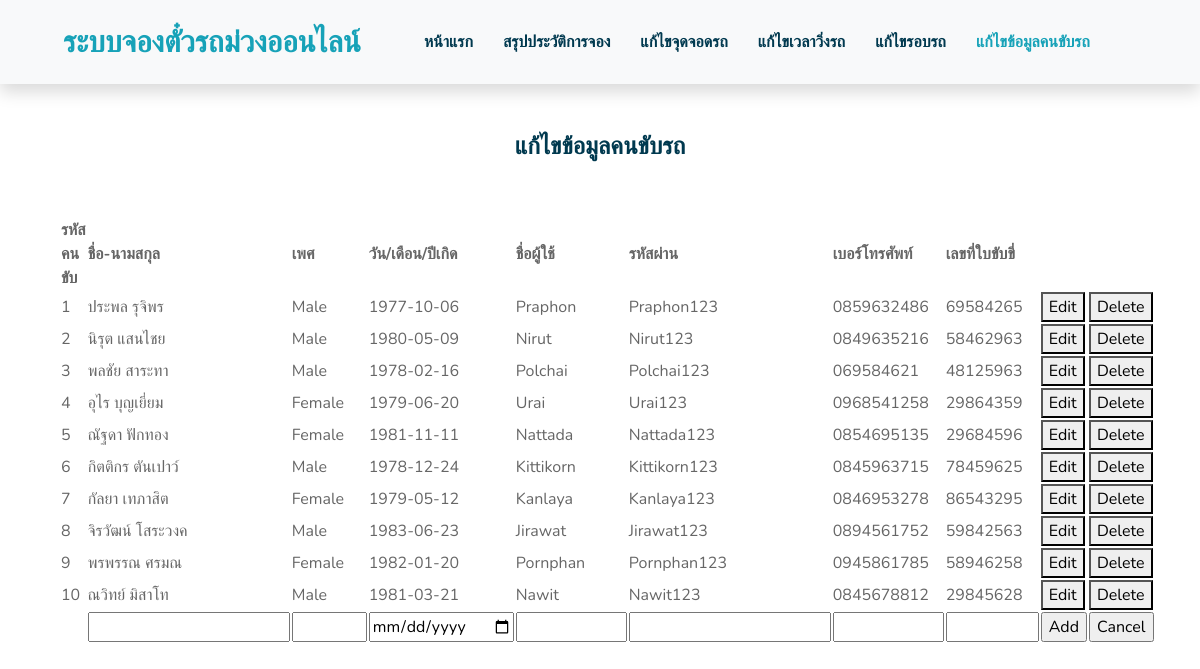
/datadrivers.php, run on the app's committed database.
### tables this page shows
CREATE TABLE `driver` (
  `Driver_ID` int(4) NOT NULL COMMENT 'รหัสคนขับรถ',
  `NameD` varchar(20) NOT NULL COMMENT 'ชื่อ-นามสกุล',
  `sex` varchar(10) NOT NULL COMMENT 'เพศ',
  `Date_of_Birth` date NOT NULL COMMENT 'วัน/เดือน/ปีเกิด',
  `Username` varchar(50) NOT NULL COMMENT 'ชื่อผู้ใช้',
  `PasswordD` varchar(50) NOT NULL COMMENT 'รหัสผ่าน',
  `Number_Phone` varchar(10) NOT NULL COMMENT 'เบอร์โทรศัพท์',
  `Driver_license_no` varchar(8) NOT NULL COMMENT 'เลขที่ใบขับขี่'
);

### datadrivers.php (the view, shortened to what this page needs)
<!DOCTYPE html>
<html lang="en">
<head>
    <link href="https://cdnjs.cloudflare.com/ajax/libs/font-awesome/5.10.0/css/all.min.css" rel="stylesheet">
    <link href="lib/flaticon/font/flaticon.css" rel="stylesheet">
    <link href="lib/owlcarousel/assets/owl.carousel.min.css" rel="stylesheet">
    <link href="lib/lightbox/css/lightbox.min.css" rel="stylesheet">
    <link href="css/style.css" rel="stylesheet">
</head>
<body>
    <div class="container-fluid bg-light position-relative shadow">
        <nav class="navbar navbar-expand-lg bg-light navbar-light py-3 py-lg-0 px-0 px-lg-5">
            <a href="" class="navbar-brand font-weight-bold text-secondary" style="font-size: 30px;">
                <span class="text-primary">ระบบจองตั๋วรถม่วงออนไลน์</span>
            </a>
            <div class="collapse navbar-collapse justify-content-between" id="navbarCollapse">
                <div class="navbar-nav font-weight-bold mx-auto py-0">
                    <a href="index1.php" class="nav-item nav-link">หน้าแรก</a>
                    <a href="summarize.php" class="nav-item nav-link">สรุปประวัติการจอง</a>
                    <a href="changeParkingSpot.php" class="nav-item nav-link">แก้ไขจุดจอดรถ</a>
                    <a href="changeTime.php" class="nav-item nav-link">แก้ไขเวลาวิ่งรถ</a>
                    <a href="changeDricycle.php" class="nav-item nav-link">แก้ไขรอบรถ</a>
                    <a href="datadrivers.php" class="nav-item nav-link active">แก้ไขข้อมูลคนขับรถ</a>
                    </div>
                </div>
            </div>
 <div class="container-fluid py-5 d-flex flex-column align-items-center justify-content-center" align="center">
    <div class="container d-flex flex-column align-items-center justify-content-center" align="center">
    <div class="page-heading normal-space">
    <div class="col-lg-12">
      <div class="container">
          <div class="col-lg-12">
                <div class="item">
                  <div class="row">
                      <div class="col-lg-12">
                        <span class="mini-heading"><h4>แก้ไขข้อมูลคนขับรถ</h4></span>
                      </div>
                  </div>
                </div>
              <br>
              <br>
              <table width='100%' >
                <tr>
                    <th>รหัสคนขับ</th>
                    <th>ชื่อ-นามสกุล</th>
                    <th>เพศ</th>
                    <th>วัน/เดือน/ปีเกิด</th>
                    <th>ชื่อผู้ใช้</th>
                    <th>รหัสผ่าน</th>
                    <th>เบอร์โทรศัพท์</th>
                    <th>เลขที่ใบขับขี่</th>
                    <th></th><th></th>
                </tr>
                    <?php
                        include('connectdatabase.php');
                        if (!$conn) {
                            die("Connection failed: " . mysqli_connect_error());
                        } else {
                            $sql = "SELECT * FROM `driver`";
                            $result = mysqli_query($conn, $sql);
                            if (mysqli_num_rows($result) > 0){
                                while($row = mysqli_fetch_assoc($result)){
                                    echo "<tr>";
                                    echo "<td>";
                                    echo $row["Driver_ID"];
                                    echo "</td>";
                                    echo "<td>";
                                    echo $row["NameD"];
                                    echo "</td>";
                                    echo "<td>";
                                    echo $row["sex"];
                                    echo "</td>";
                                    echo "<td>";
                                    echo $row["Date_of_Birth"];
                                    echo "</td>";
                                    echo "<td>";
                                    echo $row["Username"];
                                    echo "</td>";
                                    echo "<td>";
                                    echo $row["PasswordD"];
                                    echo "</td>";
                                    echo "<td>";
                                    echo $row["Number_Phone"];
                                    echo "</td>";
                                    echo "<td>";
                                    echo $row["Driver_license_no"];
                                    echo "</td>";
                                    echo "<td>";
                                    echo "<button>Edit</button";
                                    echo "<td>";
                                    echo "<button>Delete</button";
                                    echo "</tr>";
                                }
                            }
                        }
                    ?>
                <form method="post" action="<?php echo $_SERVER['PHP_SELF']; ?>">
                    <td></td>
                    <td><input type="text" name="name" size="20"></td>
                    <td><input type="text" name="sex" size="6"></td>
                    <td><input type="date" name="date"></td>
                    <td><input type="text" name="username" size="10"></td>
                    <td><input type="password" name="password" size="20"></td>
                    <td><input type="text" name="numphone" size="10"></td>
                    <td><input type="text" name="Driver_license_no" size="8"></td>
                    <td><input type="submit" value="Add"></td>
                    <td><input type="reset" value="Cancel"></td>
                </form>
              </table>
          </div>
      </div>
    </div>
  </div>
</body>
</html>

### data on the page
driver: Driver_ID "1", NameD "ประพล รุจิพร", sex "Male", Date_of_Birth "1977-10-06", Username "Praphon", PasswordD "Praphon123", Number_Phone "0859632486", Driver_license_no "69584265"
driver: Driver_ID "2", NameD "นิรุต แสนไชย", sex "Male", Date_of_Birth "1980-05-09", Username "Nirut", PasswordD "Nirut123", Number_Phone "0849635216", Driver_license_no "58462963"
driver: Driver_ID "3", NameD "พลชัย สาระทา", sex "Male", Date_of_Birth "1978-02-16", Username "Polchai", PasswordD "Polchai123", Number_Phone "069584621", Driver_license_no "48125963"
driver: Driver_ID "4", NameD "อุไร บุญเยี่ยม", sex "Female", Date_of_Birth "1979-06-20", Username "Urai", PasswordD "Urai123", Number_Phone "0968541258", Driver_license_no "29864359"
driver: Driver_ID "5", NameD "ณัฐดา ฟักทอง", sex "Female", Date_of_Birth "1981-11-11", Username "Nattada", PasswordD "Nattada123", Number_Phone "0854695135", Driver_license_no "29684596"
driver: Driver_ID "6", NameD "กิตติกร ตันเปาว์", sex "Male", Date_of_Birth "1978-12-24", Username "Kittikorn", PasswordD "Kittikorn123", Number_Phone "0845963715", Driver_license_no "78459625"
driver: Driver_ID "7", NameD "กัลยา เทภาสิต", sex "Female", Date_of_Birth "1979-05-12", Username "Kanlaya", PasswordD "Kanlaya123", Number_Phone "0846953278", Driver_license_no "86543295"
driver: Driver_ID "8", NameD "จิรวัฒน์ โสระวงค", sex "Male", Date_of_Birth "1983-06-23", Username "Jirawat", PasswordD "Jirawat123", Number_Phone "0894561752", Driver_license_no "59842563"
driver: Driver_ID "9", NameD "พรพรรณ ศรมณ", sex "Female", Date_of_Birth "1982-01-20", Username "Pornphan", PasswordD "Pornphan123", Number_Phone "0945861785", Driver_license_no "58946258"
driver: Driver_ID "10", NameD "ณวิทย์ มิสาโท", sex "Male", Date_of_Birth "1981-03-21", Username "Nawit", PasswordD "Nawit123", Number_Phone "0845678812", Driver_license_no "29845628"
